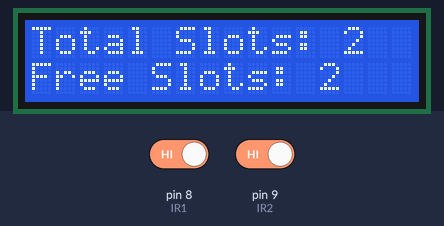
Simulated run of this sketch. Board: Arduino Uno, built with avr-gcc and run on an emulated ATmega328P. On the bench: 16×2 character LCD. Inputs (shaded band) come from the test bench; at power-on: pin 8 (IR1) HIGH, pin 9 (IR2) HIGH.

Above: at 3.2 s.
3.3 s: pin 8 (IR1) driven LOW
At 5.2 s:
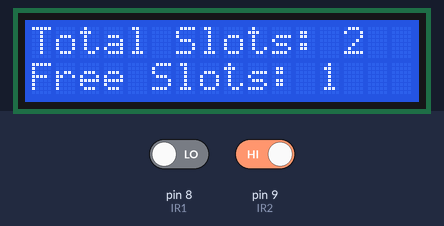
5.5 s: pin 9 (IR2) driven LOW
At 7.2 s:
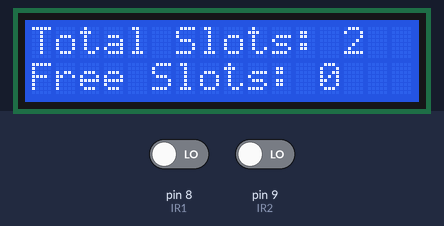
Timing chart, 0 to 8.7 s (numbered marks = the images above; inputs shaded):
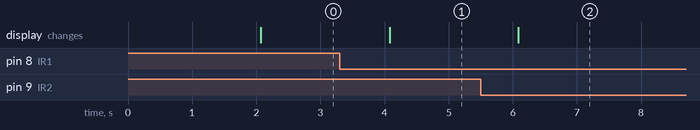

The sketch:

smart_parking_embedded.ino
```cpp
#include <LiquidCrystal.h>

// LCD Pins: RS, EN, D4, D5, D6, D7
LiquidCrystal lcd(7, 6, 5, 4, 3, 2);

// IR Sensor Pins
#define IR1 8
#define IR2 9

int totalSlots = 2;

void setup() {
  pinMode(IR1, INPUT);
  pinMode(IR2, INPUT);

  lcd.begin(16, 2);
  lcd.print("SMART PARKING");
  delay(2000);
  lcd.clear();
}

void loop() {
  int slot1 = digitalRead(IR1);
  int slot2 = digitalRead(IR2);

  int freeSlots = totalSlots;

  if (slot1 == LOW) freeSlots--;
  if (slot2 == LOW) freeSlots--;

  lcd.setCursor(0, 0);
  lcd.print("Total Slots: ");
  lcd.print(totalSlots);

  lcd.setCursor(0, 1);
  lcd.print("Free Slots: ");
  lcd.print(freeSlots);

  delay(1000);
}
```

Measured:
- after the input at 3.3 s, the display: changes after 0.78 s (image 1)
- after the input at 5.5 s, the display: changes after 0.59 s (image 2)
